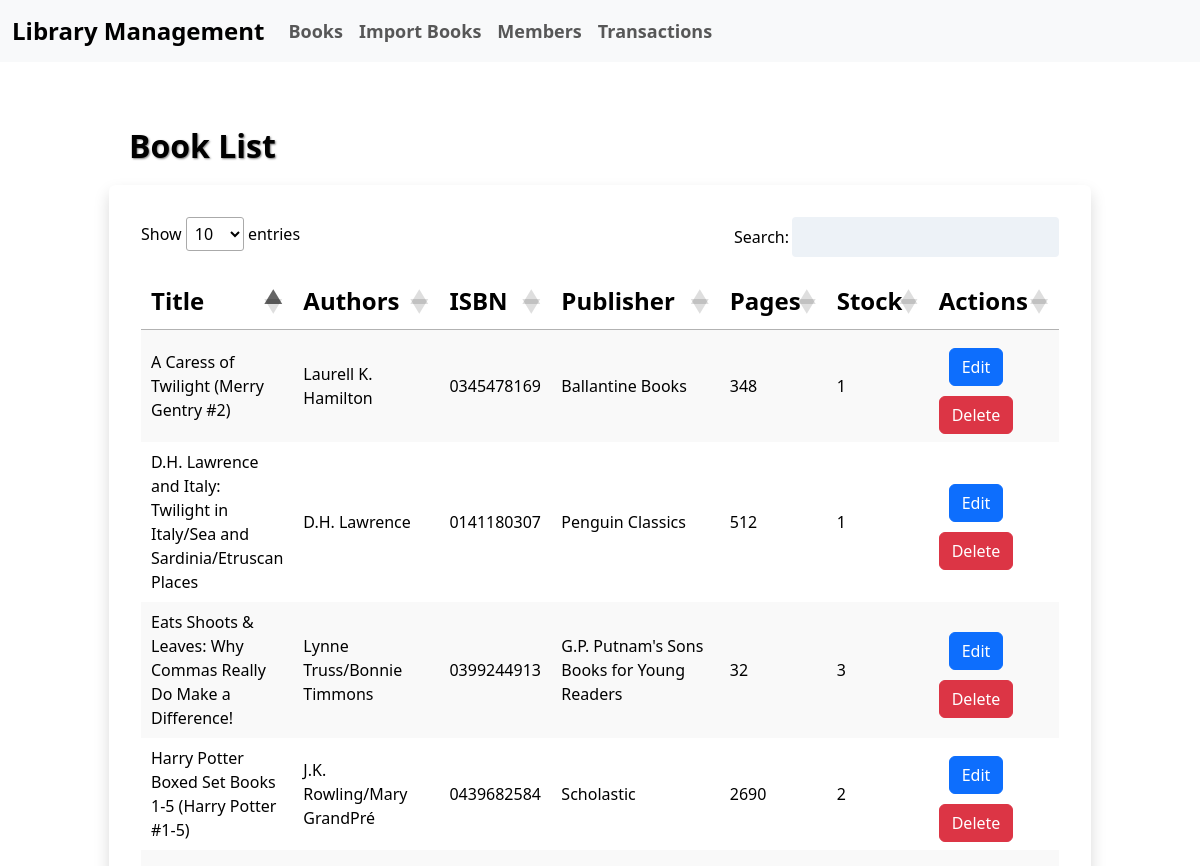
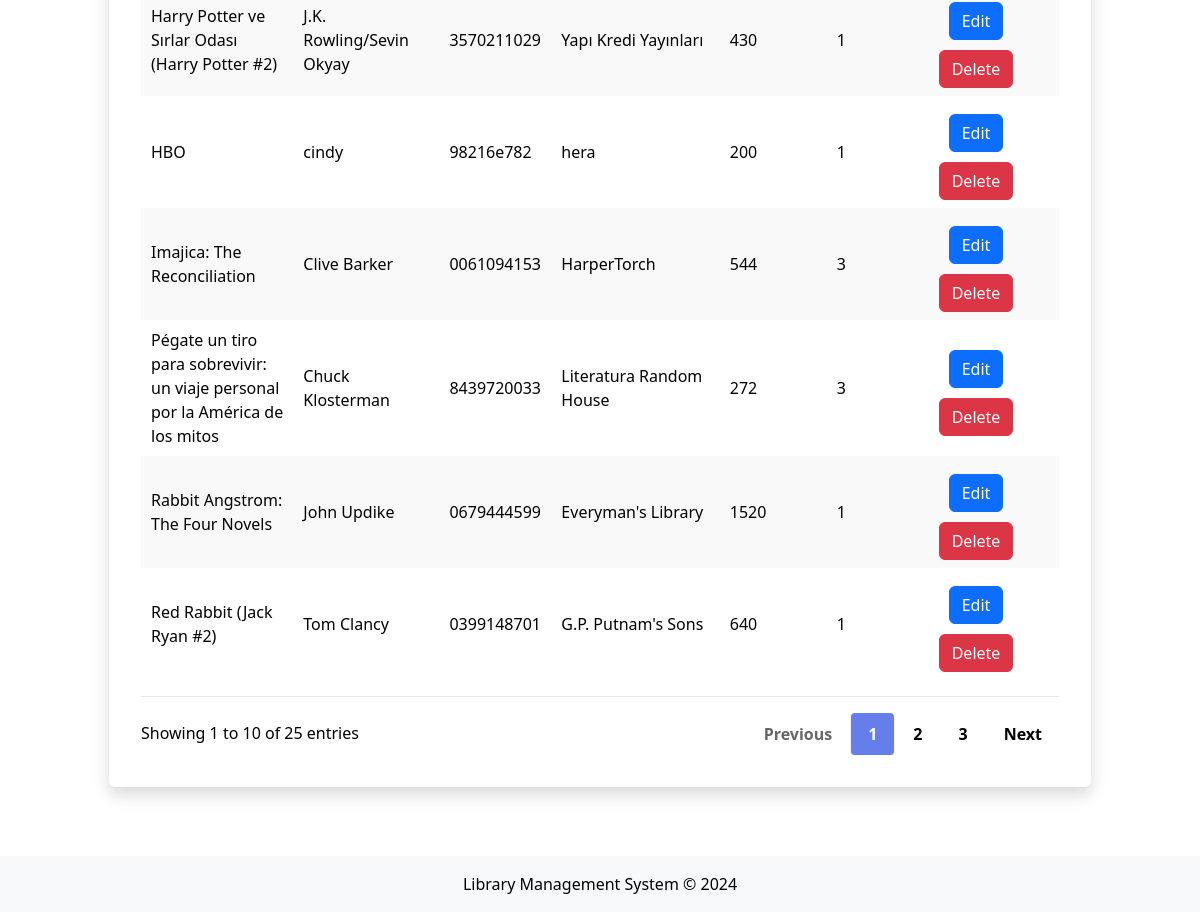
The page /book-list/ on the database its author committed (2 pictures, top to bottom).
### library/models.py (models this page shows, shortened)
class Book(models.Model):
    title = models.CharField(max_length=255)
    authors = models.CharField(max_length=255)
    isbn = models.CharField(max_length=13, unique=True)
    publisher = models.CharField(max_length=255)
    num_pages = models.IntegerField(default=200)
    stock = models.IntegerField(default=1)

### library/views.py (the view)
# urls.py: path('book-list/', views.book_list, name='book_list'),
def book_list(request):
    books = Book.objects.all()
    return render(request, 'book_list.html', {'books': books})

### templates/book_list.html (shortened to what this page needs)
{% extends 'base.html' %}
{% block content %}
<h1 style="font-size: 32px; margin: 20px 20px; font-weight:bold;">Book List</h1>
<div id='recipients' class="p-8 mt-6 lg:mt-0 rounded shadow bg-white">
    <div class="table-responsive">
    <table id="example" class="stripe hover" style="width:100%; padding-top: 1em;  padding-bottom: 1em;">
        <thead>
            <tr>
                <th data-priority="1" style="font-size:24px; font-weight:bold;">Title</th>
                <th data-priority="2" style="font-size:24px; font-weight:bold;">Authors</th>
                <th data-priority="3" style="font-size:24px; font-weight:bold;">ISBN</th>
                <th data-priority="4" style="font-size:24px; font-weight:bold;">Publisher</th>
                <th data-priority="5" style="font-size:24px; font-weight:bold;">Pages</th>
                <th data-priority="6" style="font-size:24px; font-weight:bold;">Stock</th>
                <th data-priority="7" style="font-size:24px; font-weight:bold;">Actions</th>
            </tr>
        </thead>
        <tbody>
            {% for book in books %}
        <tr>
            <td>{{ book.title }}</td>
            <td>{{ book.authors }}</td>
            <td>{{ book.isbn }}</td>
            <td>{{ book.publisher }}</td>
            <td>{{ book.num_pages }}</td>
            <td>{{ book.stock }}</td>
            <td>
                <a href="{% url 'update_book' book.isbn %}" class="btn btn-primary" style="margin: 10px;">Edit</a>
                <a href="{% url 'delete_book' book.isbn %}" class="btn btn-danger"
                   onclick="return confirm('Are you sure you want to delete this book?');">
                   Delete
                </a>
            </td>
        </tr>
        {% endfor %}
        </tbody>
    </table>
    </div>
</div>
{% endblock %}

### templates/base.html (shortened to what this page needs)
<!DOCTYPE html>
<html lang="en">
<head>
    <link rel="stylesheet" href="https://cdn.jsdelivr.net/npm/bootstrap@5.3.0-alpha1/dist/css/bootstrap.min.css">
	<link href="https://unpkg.com/tailwindcss@2.2.19/dist/tailwind.min.css" rel=" stylesheet">
	<link href="https://cdn.datatables.net/1.10.19/css/jquery.dataTables.min.css" rel="stylesheet">
	<link href="https://cdn.datatables.net/responsive/2.2.3/css/responsive.dataTables.min.css" rel="stylesheet">
</head>
<body>
    <nav class="navbar navbar-expand-lg navbar-light bg-light">
        <div class="container-fluid">
            <a class="navbar-brand" href="{% url 'home' %}" style="font-weight:bold; font-size: 24px;">Library Management</a>
            <div class="collapse navbar-collapse justify-content-between">
                <ul class="navbar-nav me-auto mb-2 mb-lg-0" style="width: 100%;">
                    <li class="nav-item">
                        <a class="nav-link" href="{% url 'book_list' %}" style="font-weight:bold; font-size: 18px;">Books</a>
                    </li>
                    <li class="nav-item">
                        <a class="nav-link" href="{% url 'import_books' %}" style="font-weight:bold; font-size: 18px;">Import Books</a>
                    </li>
                    <li class="nav-item">
                        <a class="nav-link" href="{% url 'member_list' %}" style="font-weight:bold; font-size: 18px;">Members</a>
                    </li>
                    <li class="nav-item">
                        <a class="nav-link" href="{% url 'transaction_list' %}" style="font-weight:bold; font-size: 18px;">Transactions</a>
                    </li>
                </ul>
            </div>
        </div>
    </nav>
    <div class="container mt-4" style="background: rgba(255, 255, 255, 0.24);
									   backdrop-filter: blur(10px); border-radius: 10px;
									   padding: 20px; border: 1px solid rgba(255, 255, 255, 0.5);">
        {% block content %}{% endblock %}
    </div>
    <footer class="footer bg-light text-center mt-5 py-3">
        <p>Library Management System &copy; 2024</p>
    </footer>
</body>
</html>

### templates/base.html (style rules this page uses)
body { background-image: url('https://www.voicesofruralindia.org/wp-content/uploads/2020/11/ylswjsy7stw-scaled.jpg'); background-size: cover; background-repeat: no-repeat; background-position: center; color: black; }
h1, h2, h3 { color: black; text-shadow: 1px 1px 2px rgba(0, 0, 0, 0.5); }
table.dataTable.no-footer { border-bottom: 1px solid #e2e8f0; margin-top: 0.75em; margin-bottom: 0.75em; }

### rows shown on the page
Book: title "HBO", authors "cindy", isbn "98216e782", publisher "hera", num_pages "200", stock "1"
Book: title "Harry Potter ve Sırlar Odası (Harry Potter #2)", authors "J.K. Rowling/Sevin Okyay", isbn "3570211029", publisher "Yapı Kredi Yayınları", num_pages "430", stock "1"
Book: title "Harry Potter Boxed Set Books 1-5 (Harry Potter #1-5)", authors "J.K. Rowling/Mary GrandPré", isbn "0439682584", publisher "Scholastic", num_pages "2690", stock "2"
Book: title "D.H. Lawrence and Italy: Twilight in Italy/Sea and Sardinia/Etruscan Places", authors "D.H. Lawrence", isbn "0141180307", publisher "Penguin Classics", num_pages "512", stock "1"
Book: title "A Caress of Twilight (Merry Gentry #2)", authors "Laurell K. Hamilton", isbn "0345478169", publisher "Ballantine Books", num_pages "348", stock "1"
Book: title "Imajica: The Reconciliation", authors "Clive Barker", isbn "0061094153", publisher "HarperTorch", num_pages "544", stock "3"
Book: title "Pégate un tiro para sobrevivir: un viaje personal por la América de los mitos", authors "Chuck Klosterman", isbn "8439720033", publisher "Literatura Random House", num_pages "272", stock "3"
Book: title "Eats Shoots & Leaves: Why Commas Really Do Make a Difference!", authors "Lynne Truss/Bonnie Timmons", isbn "0399244913", publisher "G.P. Putnam's Sons Books for Young Readers", num_pages "32", stock "3"
Book: title "Red Rabbit (Jack Ryan #2)", authors "Tom Clancy", isbn "0399148701", publisher "G.P. Putnam's Sons", num_pages "640", stock "1"
Book: title "Rabbit Angstrom: The Four Novels", authors "John Updike", isbn "0679444599", publisher "Everyman's Library", num_pages "1520", stock "1"
